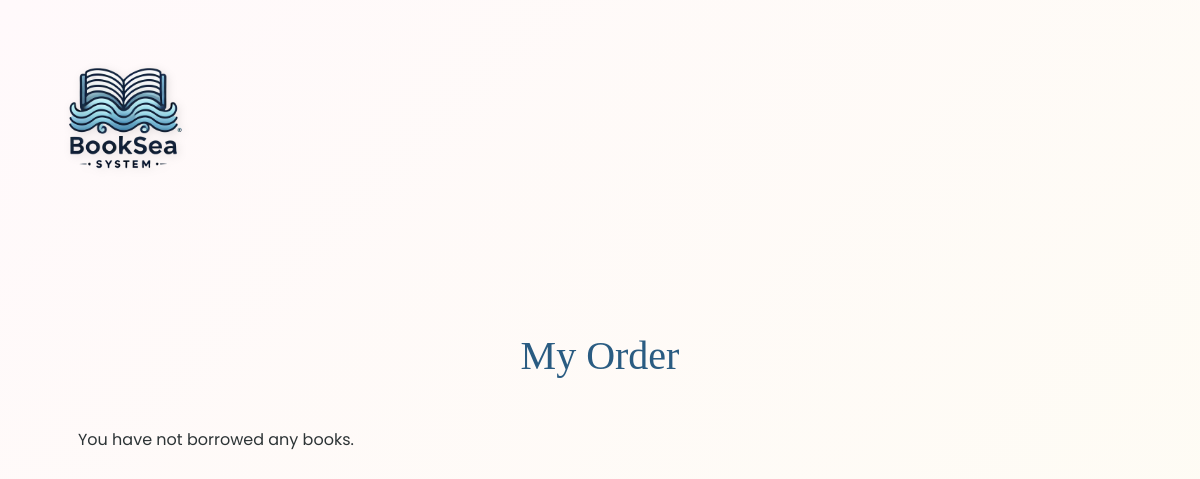
The app's page /order/ (signed in), older data.
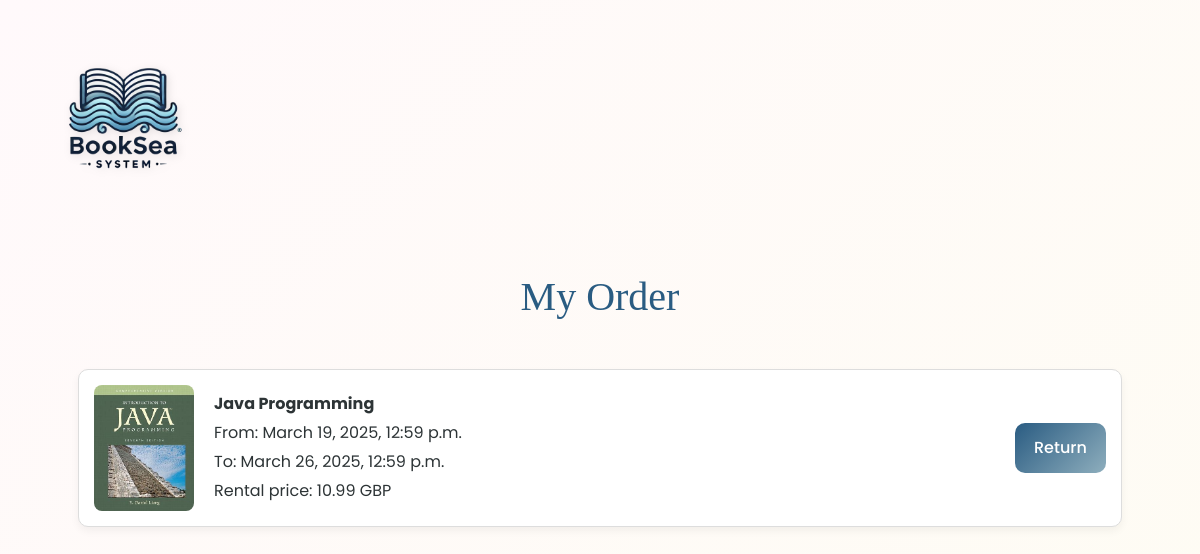
The same page, newer data.
### pages/models.py (models this page shows, shortened)
class Book(models.Model):
    title = models.CharField(max_length=200)
    category = models.CharField(max_length=100)
    index = models.CharField(max_length=50, unique=True)
    is_available = models.BooleanField(default=True)
    img = models.CharField(max_length=255, default="/img/book.jpg")
    rental_price = models.FloatField(null=True)
    borrow_date = models.DateTimeField(null=True, blank=True)
    due_date = models.DateTimeField(null=True, blank=True)
    is_overdue = models.BooleanField(default=False)
    borrower = models.ForeignKey(User, on_delete=models.SET_NULL, null=True, blank=True, related_name="borrowed_books")

### pages/views.py (the view)
# urls.py: path("order/", order, name="order"),
def order(request):
    borrowed_books = Book.objects.filter(is_available=False, borrower=request.user)
    return render(request, "pages/order.html", {"borrowed_books": borrowed_books})

### pages/templates/pages/order.html (shortened to what this page needs)
<!DOCTYPE html>
<html lang="en">
{% load static %}
<head>
    <link href="https://stackpath.bootstrapcdn.com/bootstrap/4.5.2/css/bootstrap.min.css" rel="stylesheet">
    <link rel="stylesheet" href="https://cdnjs.cloudflare.com/ajax/libs/font-awesome/6.0.0/css/all.min.css">
</head>
<body>
    <img src="{% static '/img/image1.PNG' %}" class="top-left-logo">
    <h2 class="headline">My Order</h2>
    <div class="book-list">
        {% for book in borrowed_books %}
        <div class="book-entry">
                <img src="{% static book.img %}" alt="{{ book.title }}" class="book-img">
                <div class="book-details">
                    <p><strong>{{ book.title }}</strong></p>
                    <p>From: {{ book.borrow_date }}</p>
                    <p>To: {{ book.due_date }}</p>
                    <p>Rental price: {{ book.rental_price }} GBP</p>
                </div>
                <div>
                    <form action="{% url 'return_book' book.id %}" method="post"
                          onsubmit="return returnBook('{{ book.id }}')">
                        <button type="submit" class="return-btn">Return</button>
                    </form>
                </div>
        </div>
        {% empty %}
            <p>You have not borrowed any books.</p>
        {% endfor %}
    </div>
</body>
</html>

Row changes from the older to the newer data that the page shows:
now on this page (row edited): Book: img (picture), title "Java Programming", borrow_date "March 19, 2025, 12:59 p.m.", due_date "March 26, 2025, 12:59 p.m.", rental_price "10.99"
Text that changed along with them:
text no longer shown: "You have not borrowed any books."
